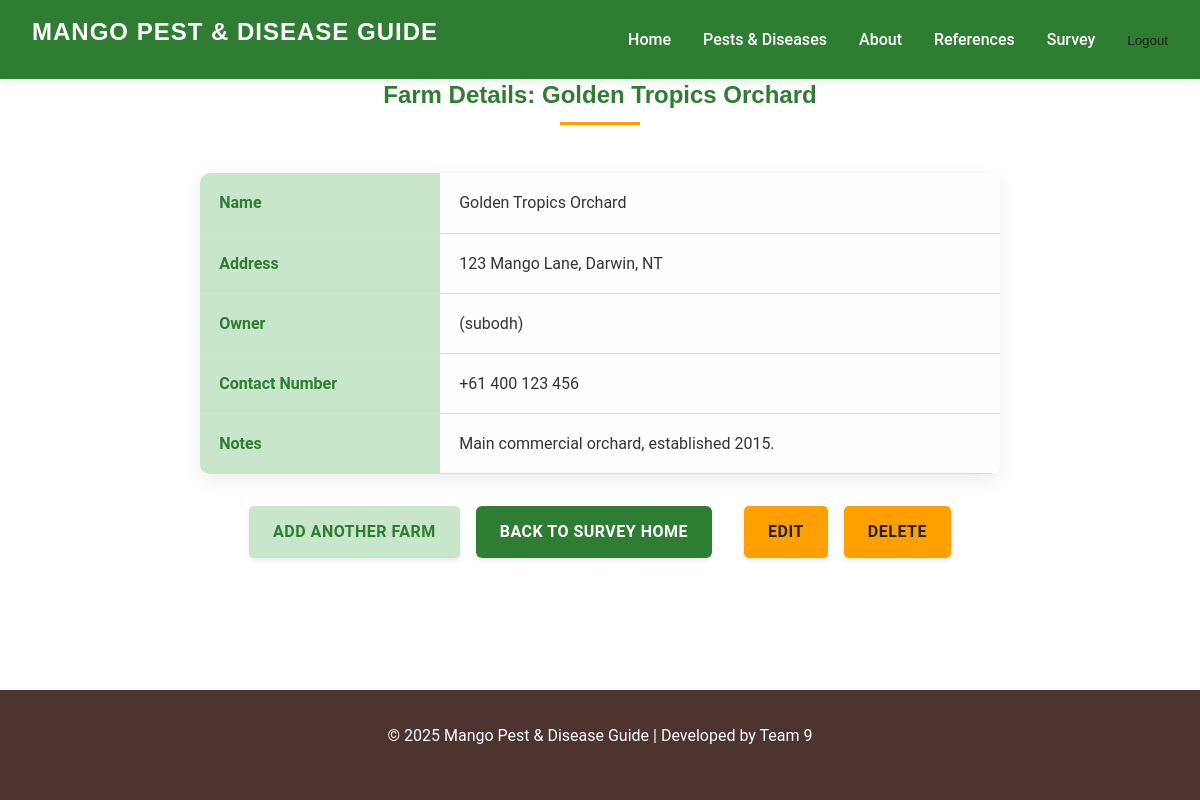
The app's page /accounts/farms/11/ (signed in) with its own data.
### survey/models.py (models this page shows, shortened)
class Farm(models.Model):
    name = models.CharField(
        max_length=100,
        blank=False,
        help_text="Enter the farm's name."
    )
    farm_address = models.CharField(
        max_length=255,
        blank=True,
        help_text="Enter the farm's address."
    )
    owner = models.ForeignKey(
        User,
        on_delete=models.CASCADE,
        related_name='farms',
        help_text="Farm owner (user account)."
    )
    contact_number = models.CharField(
        max_length=20,
        blank=True,
        validators=[
            RegexValidator(
                regex=r'^\+?[\d\s\-]{7,20}$',
                message="Enter a valid phone number (digits, spaces, dashes, and optional leading +)."
            )
        ],
        help_text="Enter a valid contact number."
    )
    notes = models.TextField(
        blank=True,
        help_text="Additional notes (optional)."
    )
    land_area = models.DecimalField(
        max_digits=10,  # Total number of digits
        decimal_places=2,  # Number of digits after the decimal point
        blank=False,
        default=0.0,
        help_text="Land area (acres or hectares)."
    )
    num_trees_est = models.PositiveIntegerField(
        verbose_name="Number of Trees (Estimated)",
        default=0,
        blank=False,
        help_text="Estimated number of trees."
    )

### accounts/views.py (the view)
# urls.py: path('farms/<int:pk>/', views.farm_detail_view, name='farm_detail'),                           # Read
@login_required
def farm_detail_view(request, pk):
    farm = get_object_or_404(Farm, pk=pk)
    return render(request, 'accounts/farm_detail.html', {'farm': farm})

### accounts/templates/accounts/farm_detail.html
{% extends "base.html" %}
{% block content %}
<div class="farm-detail-container">
    <h2 class="section-title">Farm Details: {{ farm.name }}</h2>
    <table class="survey-detail-table">
        <tr>
            <th>Name</th>
            <td>{{ farm.name }}</td>
        </tr>
        <tr>
            <th>Address</th>
            <td>{{ farm.farm_address }}</td>
        </tr>
        <tr>
            <th>Owner</th>
            <td>{{ farm.owner.get_full_name }} ({{ farm.owner.username }})</td>
        </tr>
        <tr>
            <th>Contact Number</th>
            <td>{{ farm.contact_number }}</td>
        </tr>
        <tr>
            <th>Notes</th>
            <td>{{ farm.notes|linebreaksbr }}</td>
        </tr>
    </table>
    <div class="survey-detail-actions">
        <a href="{% url 'add_farm_view' %}" class="btn btn-secondary">Add Another Farm</a>
        <a href="{% url 'survey_home' %}" class="btn btn-primary">Back to Survey Home</a>
        {% if user == farm.owner %}
            <a href="{% url 'farm_update_view' farm.pk %}" class="btn btn-warning">Edit</a>
            <a href="{% url 'farm_delete_view' farm.pk %}" class="btn btn-danger">Delete</a>
        {% endif %}
    </div>
</div>
{% endblock %}

### static/css/style.css (style rules this page uses)
:root { --primary-green: #2e7d32; --secondary-green: #388e3c; --light-green: #c8e6c9; --primary-yellow: #ffa000; --secondary-yellow: #ffb300; --light-yellow: #fff8e1; --dark-brown: #4e342e; --light-gray: #f5f5f5; --white: #ffffff; --text-dark: #212121; --text-medium: #424242; --text-light: #757575; --font-main: 'Roboto', 'Segoe UI', sans-serif; --font-headings: 'Montserrat', 'Arial', sans-serif; }
* { margin: 0; padding: 0; box-sizing: border-box; }
body { font-family: var(--font-main); font-size: 16px; line-height: 1.7; color: var(--text-dark); background-color: var(--white); }
h1, h2, h3, h4, h5, h6 { font-family: var(--font-headings); font-weight: 600; line-height: 1.3; margin-bottom: 1rem; }
a { text-decoration: none; color: var(--primary-green); transition: all 0.3s ease; }
.btn { display: inline-block; background-color: var(--primary-yellow); color: var(--text-dark); font-weight: 600; padding: 0.8rem 1.8rem; border-radius: 4px; border: none; cursor: pointer; transition: all 0.3s ease; text-align: center; text-transform: uppercase; letter-spacing: 0.5px; box-shadow: 0 2px 5px rgba(0, 0, 0, 0.1); }
.btn-primary { background-color: var(--primary-yellow); color: var(--text-dark); padding: 0.7rem 1.6rem; border-radius: 5px; text-transform: uppercase; font-weight: 600; transition: all 0.3s ease; text-decoration: none; display: inline-block; }
.section-title { text-align: center; margin-bottom: 3rem; color: var(--primary-green); position: relative; padding-bottom: 15px; }
.section-title::after { content: ''; position: absolute; width: 80px; height: 3px; background-color: var(--primary-yellow); bottom: 0; left: 50%; transform: translateX(-50%); }
html, body { height: 100%; margin: 0; }
body { display: flex; flex-direction: column; }
.btn-secondary { background-color: var(--light-green); color: var(--primary-green); font-weight: 600; padding: 0.75rem 1.6rem; border-radius: 5px; display: inline-block; text-transform: uppercase; text-decoration: none; transition: all 0.3s ease; }
.survey-detail-actions { text-align: center; margin-top: 2rem; }
.survey-detail-table { width: 100%; border-collapse: collapse; margin: 2rem auto; max-width: 800px; background-color: var(--white); border-radius: 10px; box-shadow: 0 6px 20px rgba(0, 0, 0, 0.08); overflow: hidden; }
.survey-detail-table th, .survey-detail-table td { padding: 1rem 1.2rem; text-align: left; border-bottom: 1px solid #ddd; vertical-align: top; }
.survey-detail-table th { background-color: var(--light-green); color: var(--primary-green); width: 30%; font-weight: 600; }
.survey-detail-table td { background-color: #fefefe; color: #333; }
.survey-detail-actions { display: flex; justify-content: center; gap: 1rem; margin: 2rem auto 4rem; flex-wrap: wrap; }
.survey-detail-actions .btn { padding: 0.75rem 1.5rem; border-radius: 5px; font-weight: 600; text-transform: uppercase; text-decoration: none; transition: all 0.3s ease; }
.btn-primary { background-color: var(--primary-green); color: var(--white); }
.btn.btn-primary { background-color: var(--primary-green); color: #fff; padding: 0.75rem 1.5rem; font-size: 1rem; border: none; border-radius: 6px; cursor: pointer; margin-right: 1rem; transition: background-color 0.3s ease; }

### records on screen
Farm: name "Golden Tropics Orchard", farm_address "123 Mango Lane, Darwin, NT", owner.username "subodh", contact_number "+61 400 123 456", notes "Main commercial orchard, established 2015."
